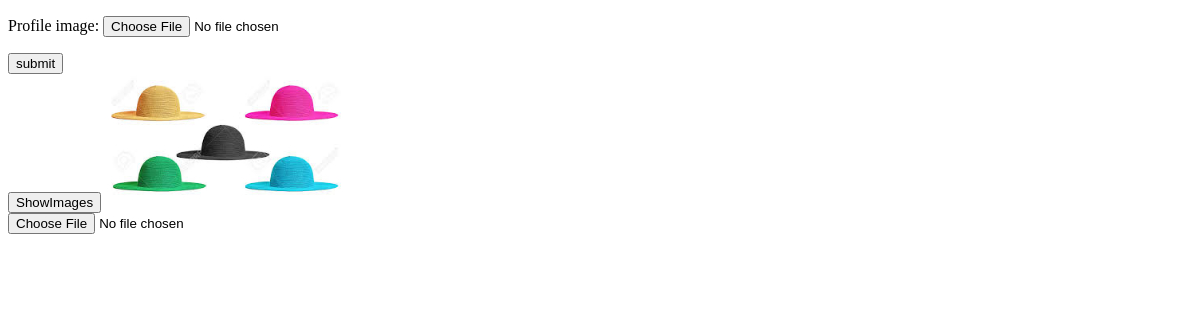
Page /upload_image/ (signed in) on the earlier database version.
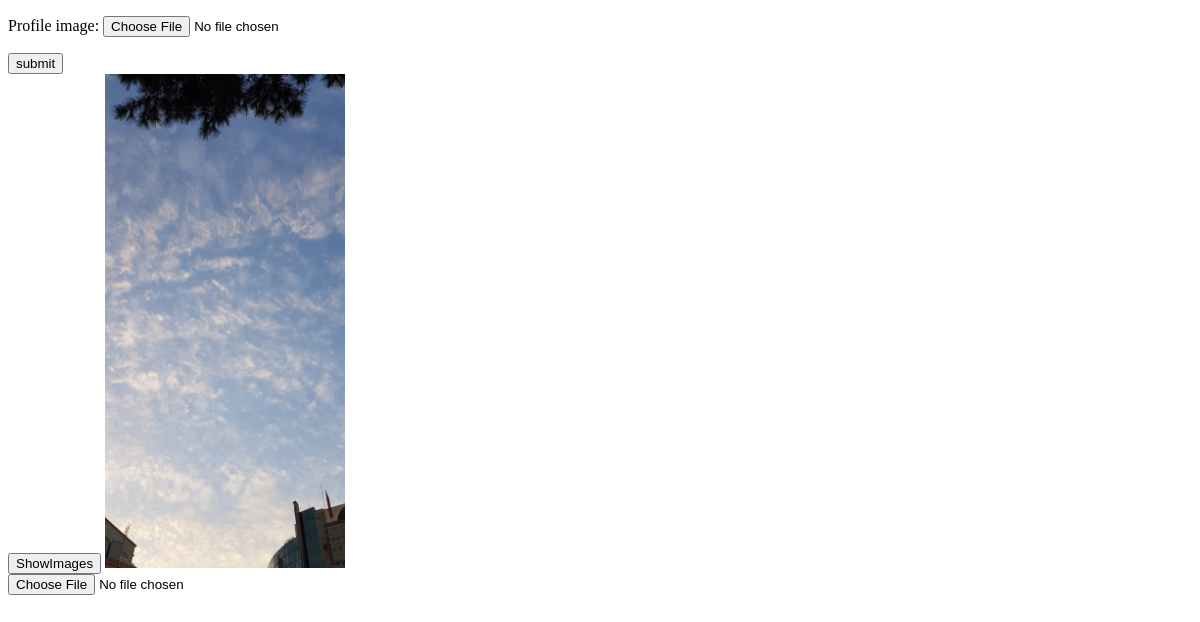
Same page on the later database version.
### posts/models.py (models this page shows, shortened)
class User(AbstractUser):
    kakao_unique_id = models.CharField(
        max_length=128, blank=True, null=True, default="")
    kakao_access_token = models.CharField(
        max_length=128, blank=True, null=True, default="")
    profile_image = models.ImageField(
        blank=True, null=True, upload_to='profile_image', default="C:\django_project\django_project\media\profile_image\saramara_defaults.jpg")
    gender = models.CharField(
        max_length=128, blank=True, null=True, default="")
    email = models.EmailField(
        max_length=128, blank=True, null=True, default="")
    birthday = models.CharField(
        max_length=128, blank=True, null=True, default="0101")
    birthyear = models.CharField(
        max_length=128, blank=True, null=True, default=str(randint(1950, 2010)))

### posts/views.py (the view)
# urls.py: path('upload_image/', views.upload_image, name="upload_image"),
def upload_image(request):
    newForm = UserForm()
    context = {"form": newForm, }
    return render(request, "posts/upload_image.html", context)

### posts/forms.py
class UserForm(forms.ModelForm):
    profile_image = forms.ImageField(
        widget=forms.FileInput(attrs={"id": "image"}))
    class Meta:
        model = User  # 여기만 바꿈 원래 ImageUpload
        fields = [
            'profile_image',
        ]

### posts/context_processors.py (called while the page is built)
def kakao_login_key(request):
    return {'javascript_sdk_key': str(secrets["kakao"]["javascript_key"])}

### posts/templates/posts/upload_image.html (shortened to what this page needs)
<!DOCTYPE html>
<head>
  {% load static %}
</head>
<body>
  <form method="POST" enctype="multipart/form-data" id="imageForm">
    <p>
      <label for="image">Profile image:</label>
      <input
        type="file"
        name="profile_image"
        id="image"
        accept="image/*"
        required=""
        onchange="readURL(this);"
      />
    </p>
    <input type="button" id="submit" value="submit" />
  </form>
  <button id="showImages">ShowImages</button>
  <img
    class="file-upload-image"
    src="{{ user.profile_image.url }}"
    alt="your image"
    width="240"
  />
  <div class="image-upload-wrap">
    <input
      id="image"
      class="file-upload-input"
      type="file"
      onchange="readURL(this);"
      accept="image/*"
      style="display: block"
    />
  </div>
</body>

Differences in the rows shown:
changed User: profile_image: a different picture
